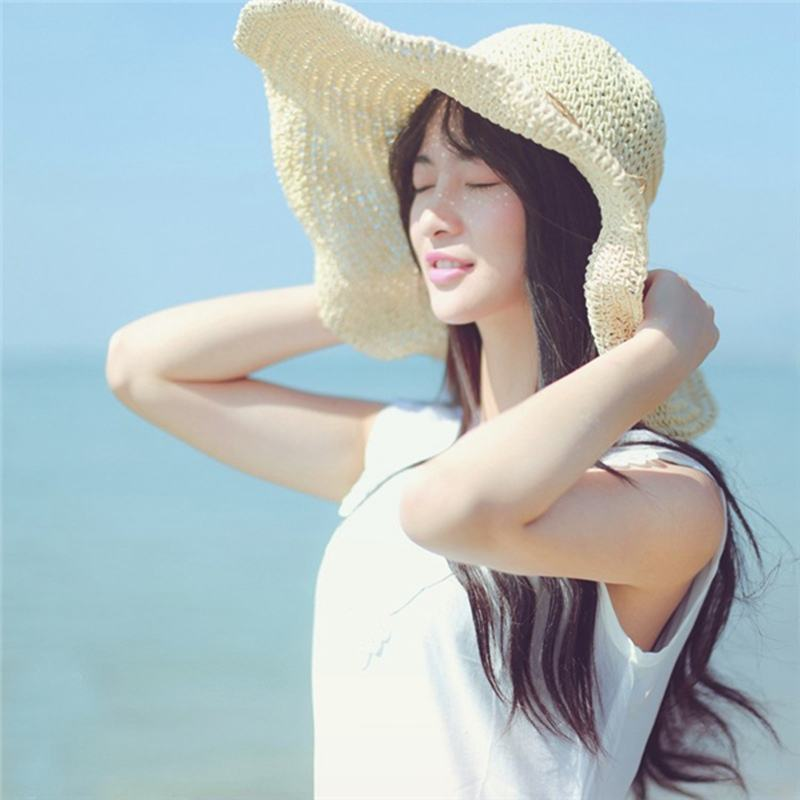
#> input picture img_transform/learn.jpg, 800 x 800 px
$ python affine_transform.py
#> lines starting #> are read from the running program, lines starting #| are printed output that depends on the picture
from scipy import ndimage
from PIL import Image
from pylab import *
im = array(Image.open("learn.jpg").convert("L"))
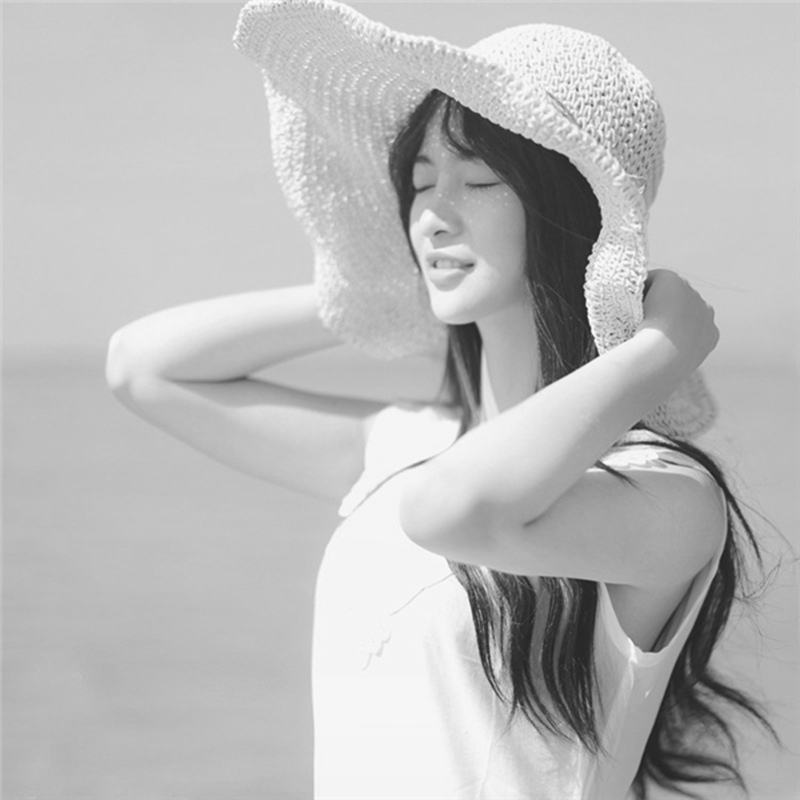
#> im: shape (800, 800); min 28, max 255, mean 185.7
H = array([[1.4,0.05,-100],[0.05,1.5,-100],[0,0,1]])
im2 = ndimage.affine_transform(im,H[:2,:2],(H[0,2],H[1,2]))
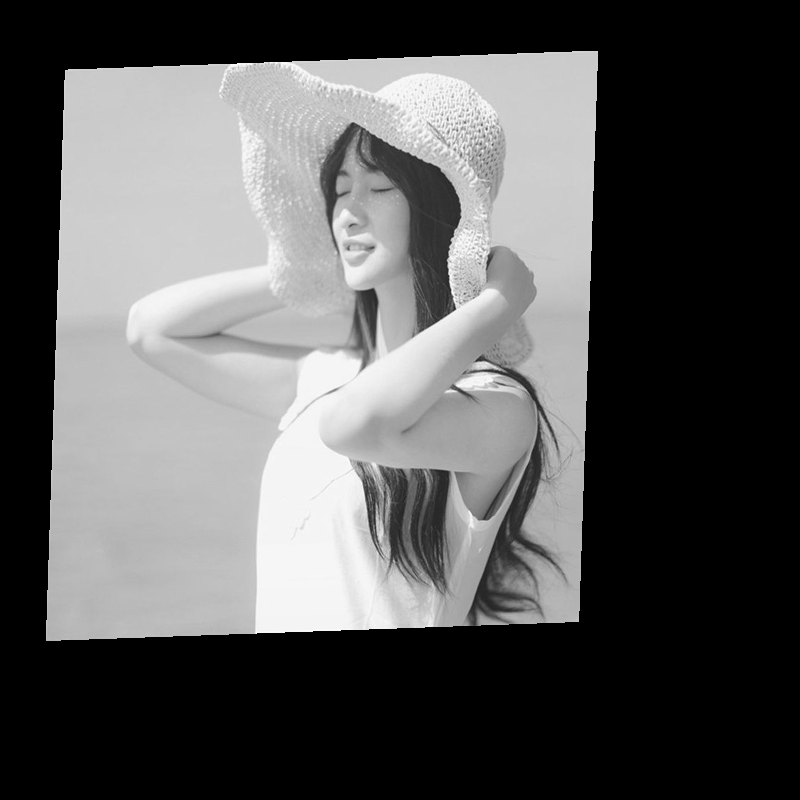
#> im2: shape (800, 800); min 0, max 255, mean 88.3

figure()
gray()
imshow(im2)
show()
